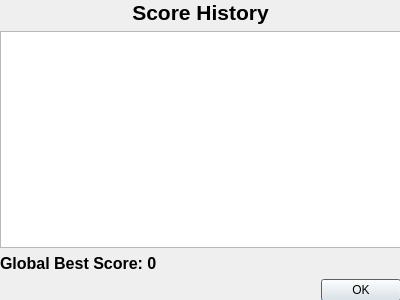
<?xml version="1.0" encoding="UTF-8"?>
<ui version="4.0">
 <class>ScoreHistoryDialog</class>
 <widget class="QDialog" name="ScoreHistoryDialog">
  <property name="geometry">
   <rect>
    <x>0</x>
    <y>0</y>
    <width>400</width>
    <height>300</height>
   </rect>
  </property>
  <property name="windowTitle">
   <string>Dialog</string>
  </property>
  <widget class="QWidget" name="verticalLayoutWidget">
   <property name="geometry">
    <rect>
     <x>0</x>
     <y>0</y>
     <width>401</width>
     <height>301</height>
    </rect>
   </property>
   <layout class="QVBoxLayout" name="verticalLayout">
    <item>
     <widget class="QLabel" name="labelTitle">
      <property name="font">
       <font>
        <pointsize>16</pointsize>
        <bold>true</bold>
       </font>
      </property>
      <property name="text">
       <string>Score History</string>
      </property>
      <property name="alignment">
       <set>Qt::AlignCenter</set>
      </property>
     </widget>
    </item>
    <item>
     <widget class="QTextEdit" name="textEditScoreHistory">
      <property name="readOnly">
       <bool>true</bool>
      </property>
     </widget>
    </item>
    <item>
     <widget class="QLabel" name="labelGlobalBestScore">
      <property name="font">
       <font>
        <pointsize>12</pointsize>
        <bold>true</bold>
       </font>
      </property>
      <property name="text">
       <string>Global Best Score: 0</string>
      </property>
     </widget>
    </item>
    <item>
     <widget class="QDialogButtonBox" name="buttonBox">
      <property name="standardButtons">
       <set>QDialogButtonBox::Ok</set>
      </property>
     </widget>
    </item>
   </layout>
  </widget>
 </widget>
 <resources/>
 <connections/>
</ui>
